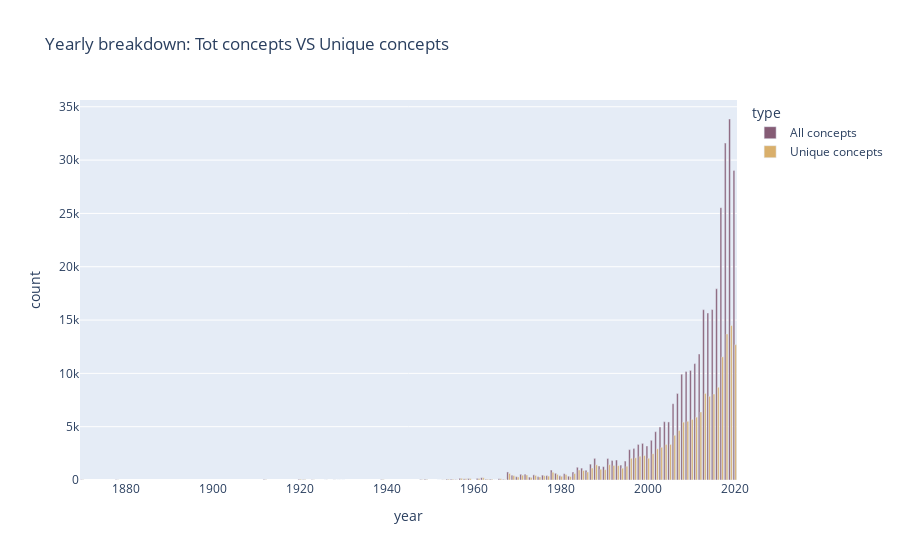

The notebook cell saved with this chart:
### Markdown cell above
### 3.5 Yearly breakdown: unique VS repeated concepts

Also useful to look at the number of concepts per year, VS the number of unique concepts. 

This will give us a sense of whether the distribution of repeated concepts is stable across the years.

### Code cell
series1 = concepts.groupby("year")['concept'].count().rename("All concepts")
series2 = concepts.groupby("year")['concept'].nunique().rename("Unique concepts")
temp2 = pd.concat([series1, series2], axis=1).reset_index()
temp2 = temp2.melt(id_vars=["year"], 
         var_name="type", 
        value_name="count")

px.bar(temp2, 
       title="Yearly breakdown: Tot concepts VS Unique concepts",
       x="year", y="count", 
       color="type", barmode="group", 
       color_discrete_sequence=px.colors.carto.Antique)

### Figure 1 — Plotly figure (JSON) as saved in the notebook; plotly's stock layout.template omitted (floating-point values rounded to 4 significant figures)
{"data": [{"alignmentgroup": "True", "hovertemplate": "type=All concepts<br>year=%{x}<br>count=%{y}<extra></extra>", "legendgroup": "All concepts", "marker": {"color": "rgb(133, 92, 117)"}, "name": "All concepts", "offsetgroup": "All concepts", "orientation": "v", "showlegend": true, "textposition": "auto", "type": "bar", "x": [1870, 1878, 1912, 1920, 1921, 1923, 1926, 1928, 1929, 1930, 1939, 1948, 1949, 1952, 1953, 1954, 1955, 1956, 1957, 1958, 1959, 1960, 1961, 1962, 1963, 1964, 1965, 1966, 1967, 1968, 1969, 1970, 1971, 1972, 1973, 1974, 1975, 1976, 1977, 1978, 1979, 1980, 1981, 1982, 1983, 1984, 1985, 1986, 1987, 1988, 1989, 1990, 1991, 1992, 1993, 1994, 1995, 1996, 1997, 1998, 1999, 2000, 2001, 2002, 2003, 2004, 2005, 2006, 2007, 2008, 2009, 2010, 2011, 2012, 2013, 2014, 2015, 2016, 2017, 2018, 2019, 2020], "xaxis": "x", "y": [28, 18, 36, 66, 36, 21, 10, 8, 5, 3, 46, 44, 77, 3, 14, 80, 79, 31, 159, 108, 138, 2, 153, 215, 75, 79, 5, 124, 59, 755, 449, 309, 537, 543, 270, 483, 309, 455, 416, 935, 631, 391, 589, 356, 743, 1194, 1116, 924, 1488, 2028, 1309, 1253, 2019, 1824, 1874, 1400, 1776, 2849, 2945, 3333, 3433, 3192, 3725, 4531, 4973, 5466, 5445, 7159, 8114, 9923, 10175, 10278, 10916, 11815, 15972, 15662, 15987, 17939, 25539, 31596, 33854, 29030], "yaxis": "y"}, {"alignmentgroup": "True", "hovertemplate": "type=Unique concepts<br>year=%{x}<br>count=%{y}<extra></extra>", "legendgroup": "Unique concepts", "marker": {"color": "rgb(217, 175, 107)"}, "name": "Unique concepts", "offsetgroup": "Unique concepts", "orientation": "v", "showlegend": true, "textposition": "auto", "type": "bar", "x": [1870, 1878, 1912, 1920, 1921, 1923, 1926, 1928, 1929, 1930, 1939, 1948, 1949, 1952, 1953, 1954, 1955, 1956, 1957, 1958, 1959, 1960, 1961, 1962, 1963, 1964, 1965, 1966, 1967, 1968, 1969, 1970, 1971, 1972, 1973, 1974, 1975, 1976, 1977, 1978, 1979, 1980, 1981, 1982, 1983, 1984, 1985, 1986, 1987, 1988, 1989, 1990, 1991, 1992, 1993, 1994, 1995, 1996, 1997, 1998, 1999, 2000, 2001, 2002, 2003, 2004, 2005, 2006, 2007, 2008, 2009, 2010, 2011, 2012, 2013, 2014, 2015, 2016, 2017, 2018, 2019, 2020], "xaxis": "x", "y": [28, 18, 36, 66, 36, 21, 10, 8, 5, 3, 46, 28, 50, 3, 14, 77, 78, 22, 155, 108, 136, 2, 143, 210, 75, 79, 5, 119, 57, 615, 411, 285, 450, 472, 246, 425, 290, 402, 368, 730, 530, 346, 517, 323, 603, 932, 886, 748, 1120, 1423, 1005, 969, 1434, 1357, 1349, 1106, 1293, 2036, 2079, 2226, 2293, 2038, 2473, 2925, 3066, 3322, 3339, 4190, 4645, 5422, 5507, 5684, 5894, 6380, 8119, 7845, 8059, 8695, 11544, 13696, 14483, 12692], "yaxis": "y"}], "layout": {"autosize": true, "barmode": "group", "legend": {"title": {"text": "type"}, "tracegroupgap": 0}, "title": {"text": "Yearly breakdown: Tot concepts VS Unique concepts"}, "xaxis": {"anchor": "y", "autorange": true, "domain": [0, 1], "range": [1870.0, 2020.0], "title": {"text": "year"}, "type": "linear"}, "yaxis": {"anchor": "x", "autorange": true, "domain": [0, 1], "range": [0, 35640.0], "title": {"text": "count"}, "type": "linear"}}}
